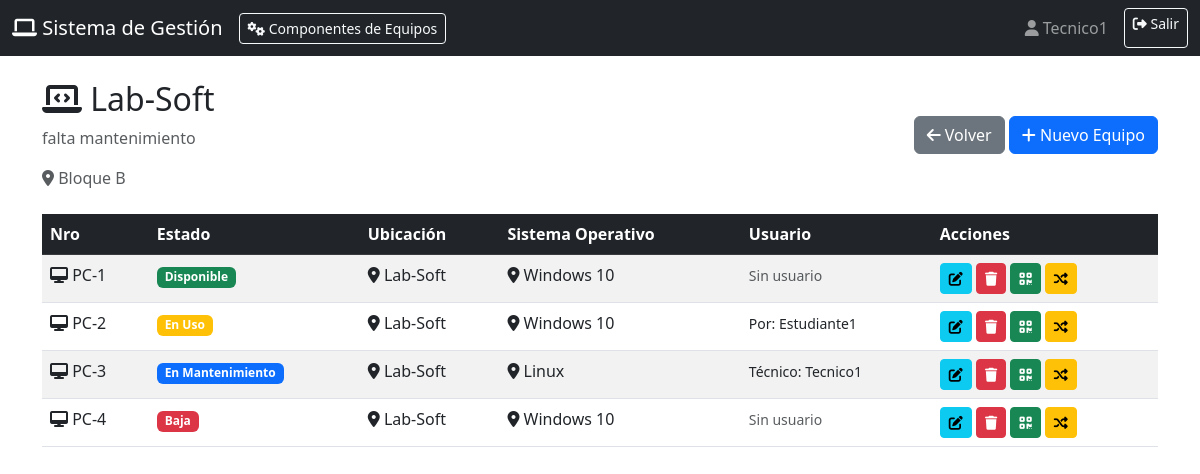
The app's page /laboratorio/1 (signed in) with its own data.
### models/Usuario.py (models this page shows, shortened)
class Usuarios(UserMixin, db.Model):
    __tablename__ = 'usuarios'
    id = db.Column(db.Integer, primary_key=True)
    username = db.Column(db.String(80), unique=True, nullable=False)
    password = db.Column(db.Text, nullable=False)
    rol = db.Column(db.String(20), nullable=False, default='estudiante')
    __table_args__ = (
        CheckConstraint("rol IN ('admin', 'profesor', 'estudiante', 'tecnico')", name='check_rol'),
    )

### models/Lab.py (models this page shows)
class Laboratorios(db.Model):
    __tablename__ = 'laboratorios'
    id = db.Column(db.Integer, primary_key=True)
    nombre = db.Column(db.String(100), unique=True, nullable=False)
    descripcion = db.Column(db.Text)
    ubicacion = db.Column(db.Text, nullable=False)
    equipos = db.relationship('Equipos', backref='laboratorio', lazy=True, cascade='all, delete-orphan')

### models/equipos.py (models this page shows)
class Equipos(db.Model):
    __tablename__ = 'equipos'
    id = db.Column(db.Integer, primary_key=True)
    nro = db.Column(db.String(100), nullable=False)
    estado = db.Column(db.String(20), nullable=False, default='disponible')
    ubicacion = db.Column(db.Text, nullable=False)
    sistema_operativo = db.Column(db.String(100), nullable=True)
    laboratorio_id = db.Column(db.Integer, db.ForeignKey('laboratorios.id'), nullable=False)
    usuario_id = db.Column(db.Integer, db.ForeignKey('usuarios.id'), nullable=True)
    usuario = db.relationship('Usuarios', backref='equipos_asignados', lazy=True)
    VALID_STATUSES = ['disponible', 'usado', 'mantenimiento', 'baja']
    equip_comp = db.relationship(
        'Equip_comp',
        backref='equipo',
        lazy=True,
        cascade='all, delete'
    )

### controllers/lab_controller.py (the view)
@Lab_bp.route('/laboratorio/<int:panel_id>')
@login_required
def view_panel(panel_id):
    panel = Laboratorios.query.get_or_404(panel_id)
    panels = Laboratorios.query.all()
    usuarios=Usuarios.query.all()
    return render_template('panel.html', panel=panel, usuarios=usuarios, panels=panels)

### app.py (called while the page is built)
@login_manager.user_loader
def load_user(user_id):
    return Usuarios.query.get(int(user_id))

### views/templates/panel.html (shortened to what this page needs)
{% extends "base.html" %}
{% block content %}
<div class="d-flex justify-content-between align-items-center mb-4">
    <div>
        <h2><i class="fas fa-laptop-code"></i> {{ panel.nombre }}</h2>
        <p class="text-muted">{{ panel.descripcion or 'Sin descripción' }}</p>
        <p class="card-text text-muted"><i class="fas fa-map-marker-alt"></i> {{ panel.ubicacion}}</p>
    </div>
    <div>
        <a href="{{ url_for('laboratorio.dashboard') }}" class="btn btn-secondary">
            <i class="fas fa-arrow-left"></i> Volver
        </a>
        {% if current_user.rol in ['admin', 'profesor', 'tecnico'] %}
        <button class="btn btn-primary" data-bs-toggle="modal" data-bs-target="#createEquipmentModal">
            <i class="fas fa-plus"></i> Nuevo Equipo
        </button>
        {% endif %}
    </div>
</div>
<div class="table-responsive">
    <table class="table table-striped table-hover">
        <thead class="table-dark">
            <tr>
                <th>Nro</th>
                <th>Estado</th>
                <th>Ubicación</th>
                <th>Sistema Operativo</th>
                <th>Usuario</th>
                {% if current_user.rol in ['admin', 'profesor', 'tecnico'] %}
                <th>Acciones</th>
                {% endif %}
            </tr>
        </thead>
        <tbody>
            {% for equipment in panel.equipos %}
            <tr>
                <td><i class="fas fa-desktop"></i> {{ equipment.nro }}</td>
                <td>
                    {% if equipment.estado == 'disponible' %}
                        <span class="badge bg-success">Disponible</span>
                    {% elif equipment.estado == 'usado' %}
                        <span class="badge bg-warning">En Uso</span>
                    {% elif equipment.estado == 'mantenimiento' %}
                        <span class="badge bg-primary">En Mantenimiento</span>
                    {% else %}
                        <span class="badge bg-danger">Baja</span>
                    {% endif %}
                </td>
                <td><i class="fas fa-map-marker-alt"></i> {{ equipment.ubicacion }}</td>
                <td><i class="fas fa-map-marker-alt"></i> {{ equipment.sistema_operativo }}</td>
                <td>
                    {% if equipment.estado == 'disponible' %}
                        <small class="text-muted">Sin usuario</small>
                    {% elif equipment.estado == 'usado' %}
                        <small>Por: {{ equipment.usuario.username if equipment.usuario else 'Desconocido' }}</small>
                    {% elif equipment.estado == 'mantenimiento' %}
                        <small>Técnico: {{ equipment.usuario.username if equipment.usuario else 'Sin asignar' }}</small>
                    {% else %}
                        <small class="text-muted">Sin usuario</small>
                    {% endif %}
                </td>
                {% if current_user.rol in ['admin', 'profesor', 'tecnico'] %}
                <td>
                    <button class="btn btn-sm btn-info" onclick="editEquipment({{ equipment.id }})">
                        <i class="fas fa-edit"></i>
                    </button>
                    <form method="POST" action="{{ url_for('equipo.delete_equipment', equipment_id=equipment.id) }}"
                          onsubmit="return confirm('¿Eliminar este equipo?')" class="d-inline">
                        <button type="submit" class="btn btn-sm btn-danger">
                            <i class="fas fa-trash"></i>
                        </button>
                    </form>
                    <button class="btn btn-sm btn-success" onclick="generateQR({{ equipment.id }})">
                        <i class="fas fa-qrcode"></i>
                    </button>
                    <button class="btn btn-sm btn-warning" onclick="openMoveModal({{ equipment.id }})">
                        <i class="fas fa-random"></i>
                    </button>
                </td>
                {% endif %}
            </tr>
            {% else %}
            <tr>
                <td colspan="6" class="text-center text-muted">No hay equipos registrados</td>
            </tr>
            {% endfor %}
        </tbody>
    </table>
</div>
{% endblock %}

### views/templates/base.html (shortened to what this page needs)
<!DOCTYPE html>
<html lang="es">
<head>
    <link href="https://cdnjs.cloudflare.com/ajax/libs/bootstrap/5.3.0/css/bootstrap.min.css" rel="stylesheet">
    <link href="https://cdnjs.cloudflare.com/ajax/libs/font-awesome/6.4.0/css/all.min.css" rel="stylesheet">
    <link rel="stylesheet" href="{{ url_for('static', filename='css/style.css') }}">
</head>
<body>
    {% if current_user.is_authenticated %}
    <nav class="navbar navbar-expand-lg navbar-dark bg-dark">
        <div class="container-fluid">
            <a class="navbar-brand" href="{{ url_for('laboratorio.dashboard') }}">
                <i class="fas fa-laptop"></i> Sistema de Gestión
            </a>
            <div class="d-flex align-items-center">
                {% if current_user.rol in ['admin', 'profesor', 'tecnico'] %}
                <a class="btn btn-outline-light btn-sm me-3" href="{{ url_for('eq_comp.dashboard') }}">
                    <i class="fas fa-cogs"></i> Componentes de Equipos
                </a>
                {% endif %}
            </div>
            <div class="navbar-nav ms-auto">
                <span class="navbar-text me-3">
                    <i class="fas fa-user"></i> {{ current_user.username }}
                </span>
                <a class="btn btn-outline-light btn-sm" href="{{ url_for('auth.logout') }}">
                    <i class="fas fa-sign-out-alt"></i> Salir
                </a>
            </div>
        </div>
    </nav>
    {% endif %}
    {% block content_wrapper %}
    <div class="container mt-4">
        {% block content %}{% endblock %}
    </div>
    {% endblock %}
</body>
</html>

### records on screen
Usuarios: username "Tecnico1"
Laboratorios: nombre "Lab-Soft", descripcion "falta mantenimiento", ubicacion "Bloque B"
Equipos: nro "PC-1", estado "Disponible", ubicacion "Lab-Soft", sistema_operativo "Windows 10"
Equipos: nro "PC-2", estado "En Uso", ubicacion "Lab-Soft", sistema_operativo "Windows 10", usuario "Estudiante1"
Equipos: nro "PC-3", estado "En Mantenimiento", ubicacion "Lab-Soft", sistema_operativo "Linux", usuario "Tecnico1"
Equipos: nro "PC-4", estado "Baja", ubicacion "Lab-Soft", sistema_operativo "Windows 10"
